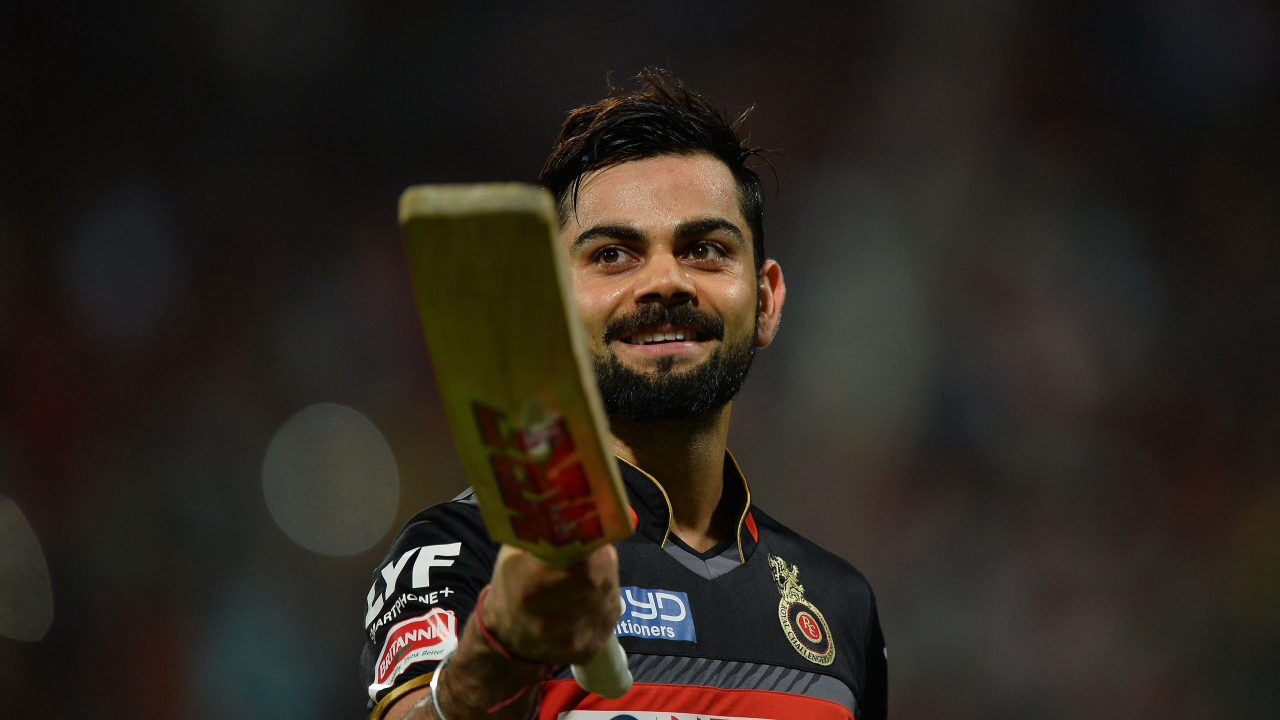
#> input picture koh.jpg, 3840 x 2160 px (shown at 1/3 size)
$ python imagetransfer.py
#> lines starting #> are read from the running program, lines starting #| are printed output that depends on the picture
import cv2 as cv
import numpy as np
img=cv.imread('koh.jpg')
#> img is the input picture: shape (2160, 3840, 3); mean B, G, R 31.3, 38.4, 45
img=cv.resize(img,(1000,800))
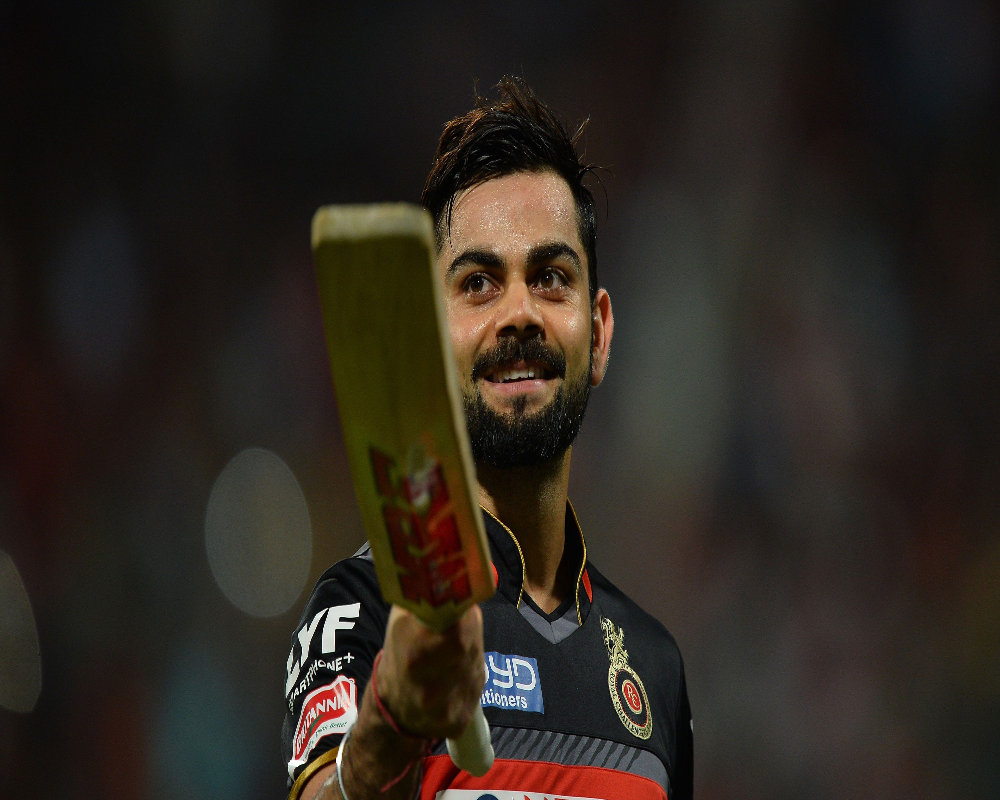
#> img: shape (800, 1000, 3); mean B, G, R 31.1, 38.3, 44.9
cv.imshow('ori',img)
def tr(img,x,y):
#> called with x = 100, y = 100
    tm=np.float32([[1,0,x],[0,1,y]])
    dim=(img.shape[1],img.shape[0])
#> dim = (1000, 800)
    return cv.warpAffine(img,tm,dim)
# +x right , -x left
# +y down  , -y up
cv.imshow("tra",tr(img,100,100))
# rotating an image
def rot(img,ang,point=None):
#> called with ang = 45
    he,we=img.shape[:2]
#> he = 800; we = 1000
    if point==None:
        point=(we//2,he//2)
#> point = (500, 400)
    mat=cv.getRotationMatrix2D(point,ang,1.0)
    return cv.warpAffine(img,mat,(we,he))
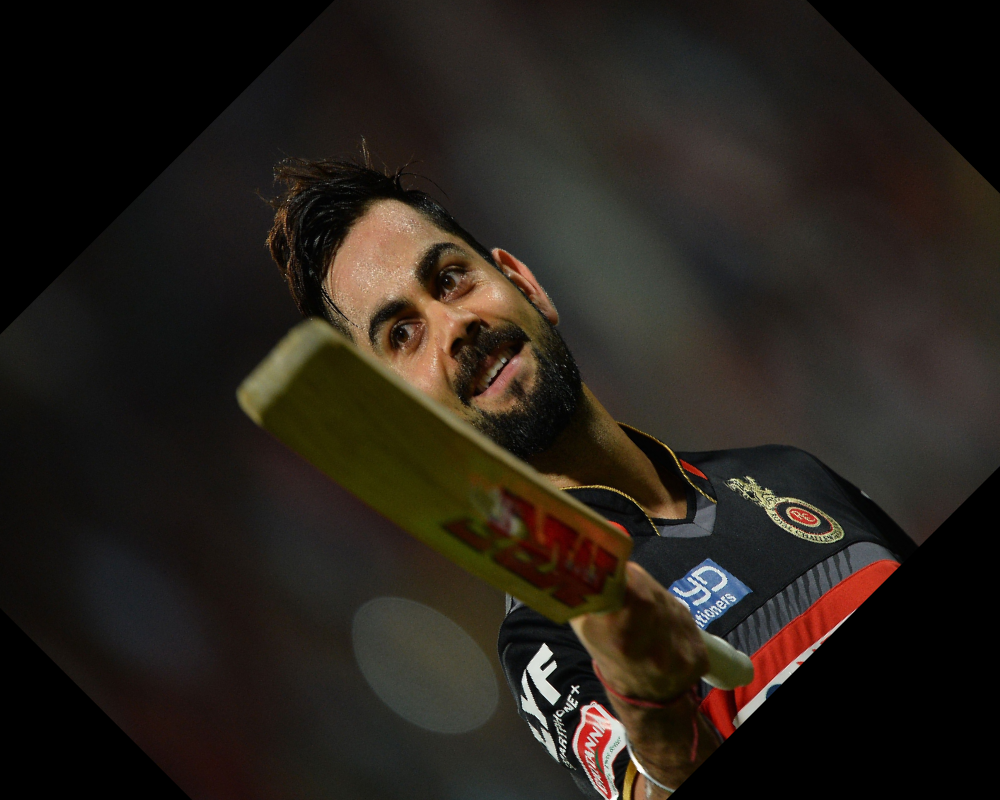
#> returned value: shape (800, 1000, 3); mean of channels 0, 1, 2 26.7, 33.3, 39.5; drawn as B, G, R
cv.imshow("rot",rot(img,45))
cv.imshow("rott",rot(img,90))
#> call 2 of rot, with ang = 90
#> in rot (call 2), `return cv.warpAffine(img,mat,(we,he))`:
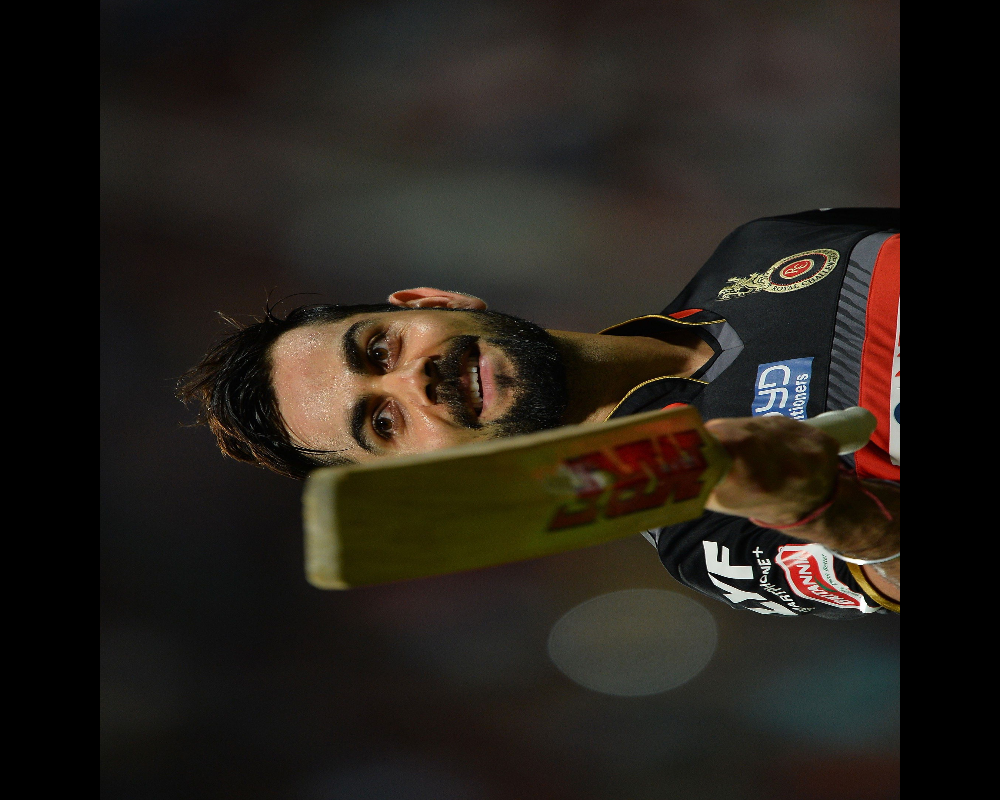
#> returned value: shape (800, 1000, 3); mean of channels 0, 1, 2 27.2, 33.7, 39.4; drawn as B, G, R
# fliping an image
# 0 up down , 1 side side
flp=cv.flip(img,0)
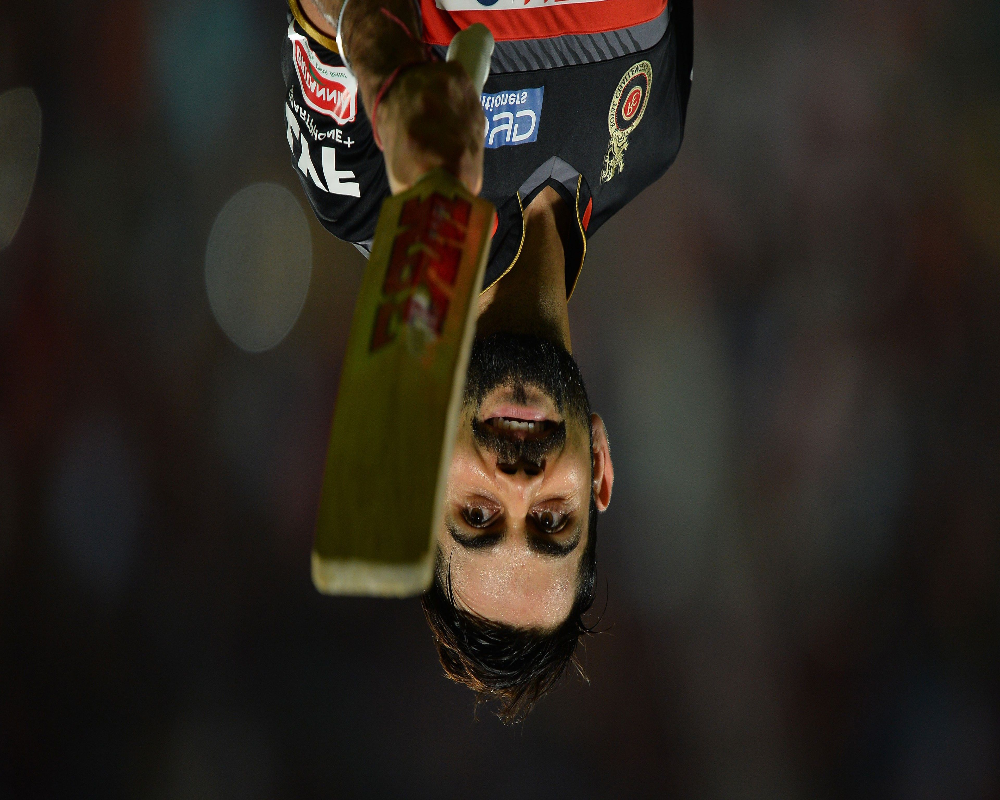
#> flp: shape (800, 1000, 3); mean B, G, R 31.1, 38.3, 44.9
cv.imshow("flip",flp)
flpp=cv.flip(img,-1)
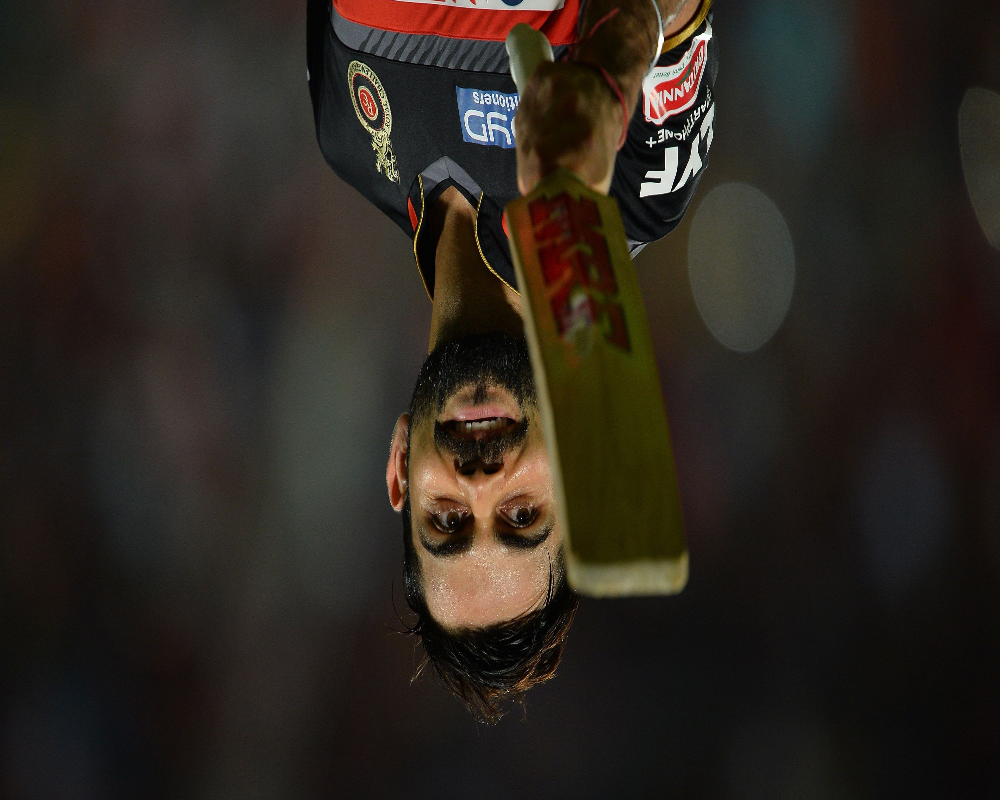
#> flpp: shape (800, 1000, 3); mean B, G, R 31.1, 38.3, 44.9
cv.imshow("flipp",flpp)
cv.waitKey(0)
